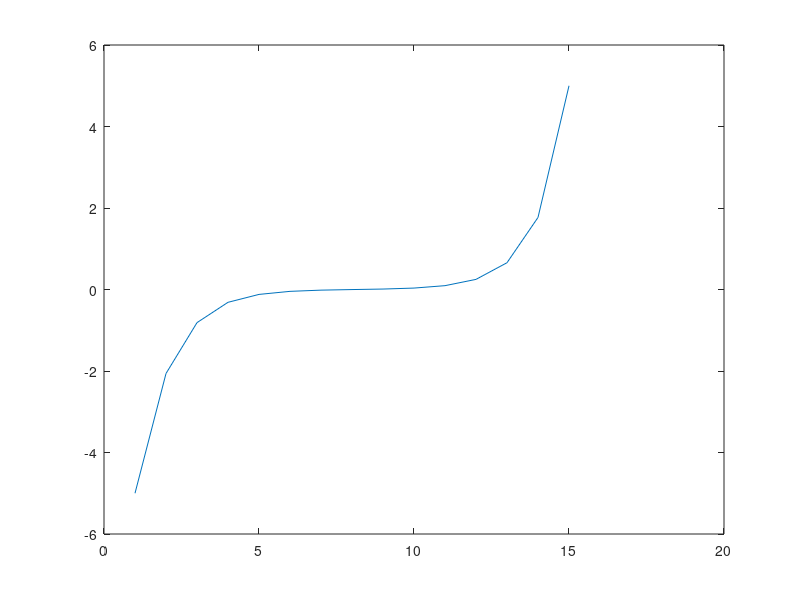

Write the MATLAB code that produced this figure.
%Demo non-linear Poisson solver
% we are solving:
% d^2phi/(dh^2) = -rho/eps0*(ni-n0*exp((phi-phi0)/kTe))
% with phi=-5, 5 on left and right boundary
% See https://www.particleincell.com/2012/nonlinear-poisson-solver/ 
% for additional info
 
%clear screen
clc
 
%constants
EPS0 = 8.85418782e-12;	
Q = 1.60217646e-19;
 
%setup coefficients
den0=1e16;
phi0=0;
kTe=5;
 
%precomputed values
lambda_D = sqrt(EPS0*kTe/(den0*Q));	%for kTe  in eV
dh = lambda_D;				%cell spacing
C = -Q/EPS0*dh*dh;
 
%setup matrixes
nn=15;			%number of nodes
A=zeros(nn,nn);
fixed_node = zeros(nn,1);
b0=zeros(nn,1);
 
%left boundary
A(1,1)=1;
b0(1)=-5;
fixed_node(1)=1;
 
%right boundary
A(nn,nn)=1;
b0(nn)=5;
fixed_node(nn)=1;
 
%internal nodes
for n=2:nn-1
	%FD stencil
	A(n,n-1)=1;
	A(n,n)=-2;
	A(n,n+1)=1;
 
	fixed_node(n)=false;
	b0(n)=C*den0;
end
 
%initial values
bx = zeros(nn,1);
P = zeros(nn,1);
J = zeros(nn,nn);
x = zeros(nn,1);
y = zeros(nn,1);
 
%--- Newton Solver ----
for it=1:20
 
	%1) compute bx
	for n=1:nn
		if (fixed_node(n))
			bx(n)=0;
		else
			bx(n) = -C*den0*exp((x(n)-phi0)/kTe);
		end
	end
 
	%2) b=b0+bx
	b = b0 + bx;
 
	%3) F=Ax-b
	F = A*x-b;
 
	%4) compute P=dbx(i)/dx(j), used in computing J
	for n=1:nn
		if (fixed_node(n))
			P(n)=0;
		else
			P(n) = -C*den0*exp((x(n)-phi0)/kTe)/kTe;
		end
	end
 
	%5) J=df(i)/dx(j), J=A-diag(dbx(i)/dx(j))
	J = A - diag(P);
 
	%6) Solve Jy=F
	y = J\F;
 
	%7) update x
	x = x - y;
 
	%8) compute norm;
	l2 = norm(y);
	if (l2<1e-6)
		disp(sprintf("Converged in %d iterations with norm %g\n",it,l2));	
		break;
	end
end
 
disp(x');
plot(x);